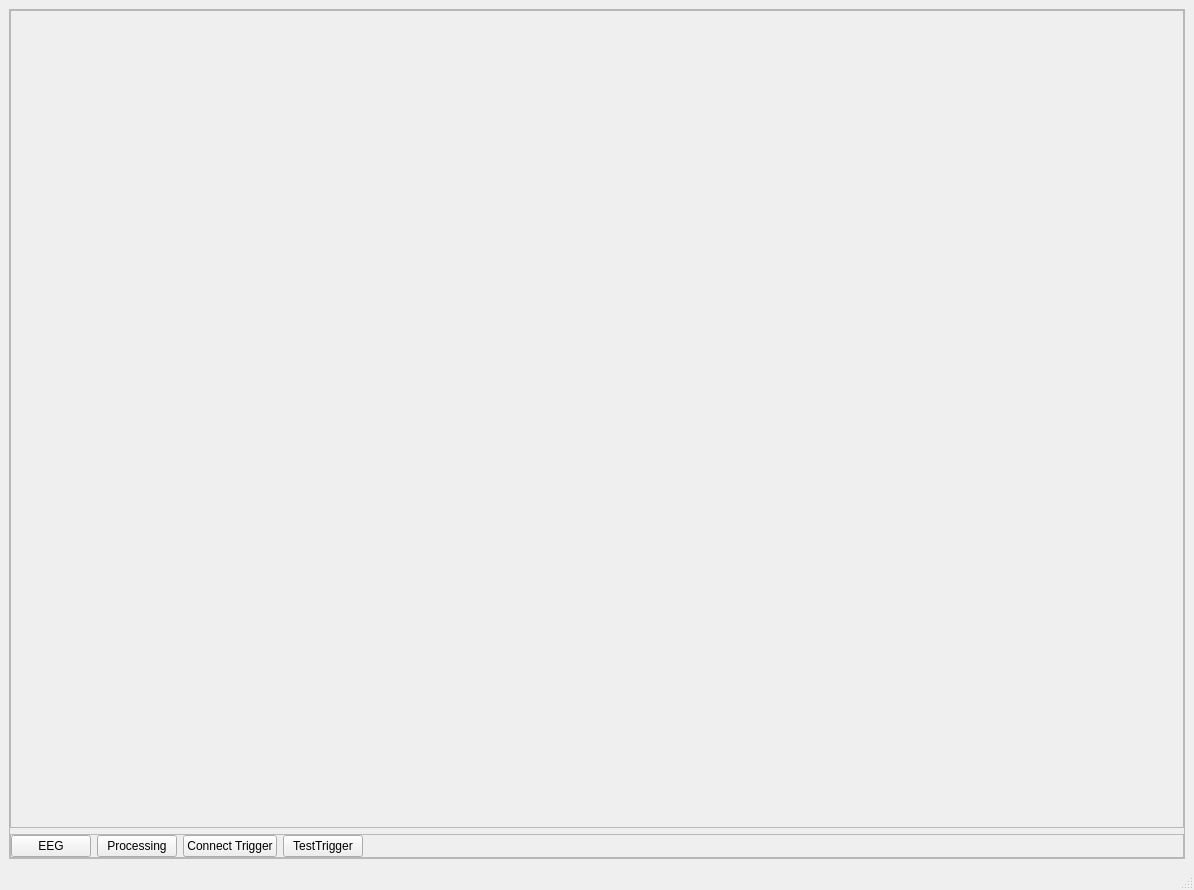
<?xml version="1.0" encoding="UTF-8"?>
<ui version="4.0">
 <class>MainWindow</class>
 <widget class="QMainWindow" name="MainWindow">
  <property name="geometry">
   <rect>
    <x>0</x>
    <y>0</y>
    <width>1194</width>
    <height>890</height>
   </rect>
  </property>
  <property name="maximumSize">
   <size>
    <width>16777215</width>
    <height>16777215</height>
   </size>
  </property>
  <property name="windowTitle">
   <string>MainWindow</string>
  </property>
  <widget class="QWidget" name="centralwidget">
   <layout class="QHBoxLayout" name="horizontalLayout">
    <item>
     <widget class="QFrame" name="frame_2">
      <property name="sizePolicy">
       <sizepolicy hsizetype="Preferred" vsizetype="Preferred">
        <horstretch>5</horstretch>
        <verstretch>0</verstretch>
       </sizepolicy>
      </property>
      <property name="frameShape">
       <enum>QFrame::StyledPanel</enum>
      </property>
      <property name="frameShadow">
       <enum>QFrame::Raised</enum>
      </property>
      <layout class="QVBoxLayout" name="verticalLayout">
       <property name="leftMargin">
        <number>0</number>
       </property>
       <property name="topMargin">
        <number>0</number>
       </property>
       <property name="rightMargin">
        <number>0</number>
       </property>
       <property name="bottomMargin">
        <number>0</number>
       </property>
       <item>
        <widget class="QFrame" name="frame_4">
         <property name="frameShape">
          <enum>QFrame::StyledPanel</enum>
         </property>
         <property name="frameShadow">
          <enum>QFrame::Raised</enum>
         </property>
         <layout class="QGridLayout" name="gridLayout">
          <property name="leftMargin">
           <number>0</number>
          </property>
          <property name="topMargin">
           <number>0</number>
          </property>
          <property name="rightMargin">
           <number>0</number>
          </property>
          <property name="bottomMargin">
           <number>0</number>
          </property>
          <item row="0" column="0">
           <widget class="MainGlWidget" name="mainGlWidget" native="true">
            <property name="baseSize">
             <size>
              <width>0</width>
              <height>0</height>
             </size>
            </property>
            <layout class="QGridLayout" name="gridLayout_2">
             <property name="leftMargin">
              <number>0</number>
             </property>
             <property name="topMargin">
              <number>0</number>
             </property>
             <property name="rightMargin">
              <number>0</number>
             </property>
             <property name="bottomMargin">
              <number>0</number>
             </property>
            </layout>
           </widget>
          </item>
         </layout>
        </widget>
       </item>
       <item>
        <widget class="QFrame" name="frame_3">
         <property name="enabled">
          <bool>true</bool>
         </property>
         <property name="sizePolicy">
          <sizepolicy hsizetype="Preferred" vsizetype="Fixed">
           <horstretch>0</horstretch>
           <verstretch>0</verstretch>
          </sizepolicy>
         </property>
         <property name="baseSize">
          <size>
           <width>0</width>
           <height>0</height>
          </size>
         </property>
         <property name="frameShape">
          <enum>QFrame::StyledPanel</enum>
         </property>
         <property name="frameShadow">
          <enum>QFrame::Raised</enum>
         </property>
         <layout class="QHBoxLayout" name="horizontalLayout_4">
          <property name="leftMargin">
           <number>0</number>
          </property>
          <property name="topMargin">
           <number>0</number>
          </property>
          <property name="rightMargin">
           <number>0</number>
          </property>
          <property name="bottomMargin">
           <number>0</number>
          </property>
          <item>
           <widget class="QPushButton" name="EEG">
            <property name="text">
             <string>EEG</string>
            </property>
           </widget>
          </item>
          <item>
           <widget class="QPushButton" name="processing">
            <property name="text">
             <string>Processing</string>
            </property>
           </widget>
          </item>
          <item>
           <widget class="QPushButton" name="connectTrigger">
            <property name="text">
             <string>Connect Trigger</string>
            </property>
           </widget>
          </item>
          <item>
           <widget class="QPushButton" name="testTrigger">
            <property name="text">
             <string>TestTrigger</string>
            </property>
           </widget>
          </item>
          <item>
           <spacer name="horizontalSpacer">
            <property name="orientation">
             <enum>Qt::Horizontal</enum>
            </property>
            <property name="sizeHint" stdset="0">
             <size>
              <width>40</width>
              <height>20</height>
             </size>
            </property>
           </spacer>
          </item>
         </layout>
        </widget>
       </item>
      </layout>
     </widget>
    </item>
   </layout>
  </widget>
  <widget class="QMenuBar" name="menubar">
   <property name="geometry">
    <rect>
     <x>0</x>
     <y>0</y>
     <width>1194</width>
     <height>22</height>
    </rect>
   </property>
  </widget>
  <widget class="QStatusBar" name="statusbar"/>
 </widget>
 <customwidgets>
  <customwidget>
   <class>MainGlWidget</class>
   <extends>QWidget</extends>
   <header>mainglwidget.h</header>
   <container>1</container>
  </customwidget>
 </customwidgets>
 <resources/>
 <connections/>
</ui>
